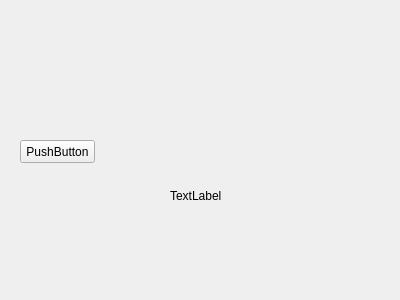
<?xml version="1.0" encoding="UTF-8"?>
<ui version="4.0">
 <class>Widget</class>
 <widget class="QWidget" name="Widget">
  <property name="geometry">
   <rect>
    <x>0</x>
    <y>0</y>
    <width>400</width>
    <height>300</height>
   </rect>
  </property>
  <property name="windowTitle">
   <string>Widget</string>
  </property>
  <widget class="QPushButton" name="pushButton">
   <property name="geometry">
    <rect>
     <x>20</x>
     <y>140</y>
     <width>75</width>
     <height>23</height>
    </rect>
   </property>
   <property name="text">
    <string>PushButton</string>
   </property>
  </widget>
  <widget class="QLabel" name="label">
   <property name="geometry">
    <rect>
     <x>170</x>
     <y>160</y>
     <width>121</width>
     <height>71</height>
    </rect>
   </property>
   <property name="text">
    <string>TextLabel</string>
   </property>
  </widget>
 </widget>
 <layoutdefault spacing="6" margin="11"/>
 <resources/>
 <connections/>
</ui>
